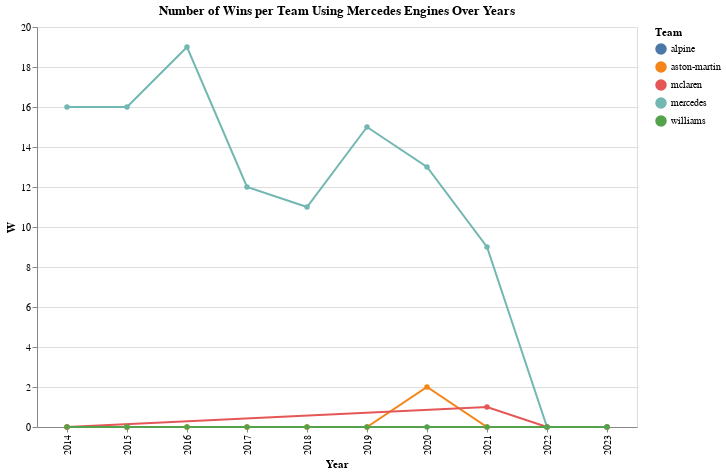

This figure's notebook cell:
### Code cell
import altair as alt
import pandas as pd

# Filter and group data as before
mercedes_teams = merged_data[merged_data['ENGINE'].str.contains("Mercedes", na=False)]
wins_by_team_year = mercedes_teams.groupby(['Team', 'Year'])['W'].sum().reset_index()

# Create an Altair chart
mercedes_team_wins_over_time_alt = alt.Chart(wins_by_team_year).mark_line(point=True).encode(
    x='Year:O',
    y='W:Q',
    color='Team:N',
    tooltip=['Team', 'Year', 'W']
).properties(
    title='Number of Wins per Team Using Mercedes Engines Over Years',
    width=600,
    height=400
)

# Display the chart
mercedes_team_wins_over_time_alt

### Figure 1 — Vega-Lite specification as saved in the notebook (floating-point values rounded to 4 significant figures)
{"config": {"view": {"continuousWidth": 300, "continuousHeight": 300}}, "data": {"name": "data-b30e6717de0c6c57b84cc8958ff6517d"}, "mark": {"type": "line", "point": true}, "encoding": {"color": {"field": "Team", "type": "nominal"}, "tooltip": [{"field": "Team", "type": "nominal"}, {"field": "Year", "type": "quantitative"}, {"field": "W", "type": "quantitative"}], "x": {"field": "Year", "type": "ordinal"}, "y": {"field": "W", "type": "quantitative"}}, "height": 400, "title": "Number of Wins per Team Using Mercedes Engines Over Years", "width": 600, "$schema": "https://vega.github.io/schema/vega-lite/v5.14.1.json", "datasets": {"data-b30e6717de0c6c57b84cc8958ff6517d": [{"Team": "alpine", "Year": 2015, "W": 0}, {"Team": "aston-martin", "Year": 2014, "W": 0}, {"Team": "aston-martin", "Year": 2015, "W": 0}, {"Team": "aston-martin", "Year": 2016, "W": 0}, {"Team": "aston-martin", "Year": 2017, "W": 0}, {"Team": "aston-martin", "Year": 2018, "W": 0}, {"Team": "aston-martin", "Year": 2019, "W": 0}, {"Team": "aston-martin", "Year": 2020, "W": 2}, {"Team": "aston-martin", "Year": 2021, "W": 0}, {"Team": "aston-martin", "Year": 2022, "W": 0}, {"Team": "aston-martin", "Year": 2023, "W": 0}, {"Team": "mclaren", "Year": 2014, "W": 0}, {"Team": "mclaren", "Year": 2021, "W": 1}, {"Team": "mclaren", "Year": 2022, "W": 0}, {"Team": "mclaren", "Year": 2023, "W": 0}, {"Team": "mercedes", "Year": 2014, "W": 16}, {"Team": "mercedes", "Year": 2015, "W": 16}, {"Team": "mercedes", "Year": 2016, "W": 19}, {"Team": "mercedes", "Year": 2017, "W": 12}, {"Team": "mercedes", "Year": 2018, "W": 11}, {"Team": "mercedes", "Year": 2019, "W": 15}, {"Team": "mercedes", "Year": 2020, "W": 13}, {"Team": "mercedes", "Year": 2021, "W": 9}, {"Team": "mercedes", "Year": 2022, "W": 0}, {"Team": "mercedes", "Year": 2023, "W": 0}, {"Team": "williams", "Year": 2014, "W": 0}, {"Team": "williams", "Year": 2015, "W": 0}, {"Team": "williams", "Year": 2016, "W": 0}, {"Team": "williams", "Year": 2017, "W": 0}, {"Team": "williams", "Year": 2018, "W": 0}, {"Team": "williams", "Year": 2019, "W": 0}, {"Team": "williams", "Year": 2020, "W": 0}, {"Team": "williams", "Year": 2021, "W": 0}, {"Team": "williams", "Year": 2022, "W": 0}, {"Team": "williams", "Year": 2023, "W": 0}]}}
